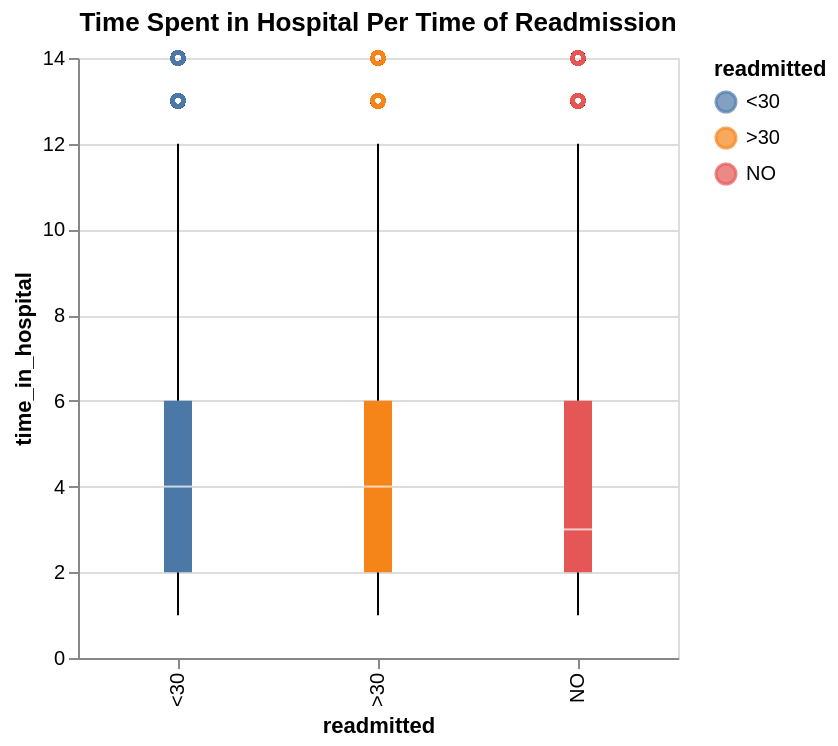

Here is the notebook cell this chart was saved with:
### Code cell
# Time in hospital vs. readmitted - boxplot
# Tells us that, graphically, patients spending less time in the hospital are more likely to not be readmitted. If they spend more time in the hospital, they are more likely to be readmitted (regardless of within 30 days or not)
plot1 = alt.Chart(preprocessed_df).mark_boxplot().encode(x = "readmitted", y = "time_in_hospital", color = "readmitted").properties(title = "Time Spent in Hospital Per Time of Readmission", width = 300, height = 300)
plot1

### Figure 1 — Vega specification as saved in the notebook (floating-point values rounded to 4 significant figures; data arrays with more than 128 entries replaced by an {"elided": "..."} marker saying what was removed)
{"$schema": "https://vega.github.io/schema/vega/v6.json", "data": [{"name": "source_0"}, {"name": "data_0"}, {"name": "data_1", "values": {"elided": "2252 records"}}, {"name": "data_2"}, {"name": "data_3", "values": [{"lower_box_time_in_hospital": 2.0, "lower_whisker_time_in_hospital": 1, "readmitted": "NO", "upper_whisker_time_in_hospital": 12}, {"lower_box_time_in_hospital": 2.0, "lower_whisker_time_in_hospital": 1, "readmitted": ">30", "upper_whisker_time_in_hospital": 12}, {"lower_box_time_in_hospital": 2.0, "lower_whisker_time_in_hospital": 1, "readmitted": "<30", "upper_whisker_time_in_hospital": 12}]}, {"name": "data_4", "values": [{"lower_whisker_time_in_hospital": 1, "readmitted": "NO", "upper_box_time_in_hospital": 6.0, "upper_whisker_time_in_hospital": 12}, {"lower_whisker_time_in_hospital": 1, "readmitted": ">30", "upper_box_time_in_hospital": 6.0, "upper_whisker_time_in_hospital": 12}, {"lower_whisker_time_in_hospital": 1, "readmitted": "<30", "upper_box_time_in_hospital": 6.0, "upper_whisker_time_in_hospital": 12}]}, {"name": "data_5"}, {"name": "data_6", "values": [{"lower_box_time_in_hospital": 2.0, "max_time_in_hospital": 14, "mid_box_time_in_hospital": 3, "min_time_in_hospital": 1, "readmitted": "NO", "upper_box_time_in_hospital": 6.0}, {"lower_box_time_in_hospital": 2.0, "max_time_in_hospital": 14, "mid_box_time_in_hospital": 4, "min_time_in_hospital": 1, "readmitted": ">30", "upper_box_time_in_hospital": 6.0}, {"lower_box_time_in_hospital": 2.0, "max_time_in_hospital": 14, "mid_box_time_in_hospital": 4, "min_time_in_hospital": 1, "readmitted": "<30", "upper_box_time_in_hospital": 6.0}]}, {"name": "data_7", "values": [{"lower_box_time_in_hospital": 2.0, "max_time_in_hospital": 14, "mid_box_time_in_hospital": 3, "min_time_in_hospital": 1, "readmitted": "NO", "upper_box_time_in_hospital": 6.0}, {"lower_box_time_in_hospital": 2.0, "max_time_in_hospital": 14, "mid_box_time_in_hospital": 4, "min_time_in_hospital": 1, "readmitted": ">30", "upper_box_time_in_hospital": 6.0}, {"lower_box_time_in_hospital": 2.0, "max_time_in_hospital": 14, "mid_box_time_in_hospital": 4, "min_time_in_hospital": 1, "readmitted": "<30", "upper_box_time_in_hospital": 6.0}]}, {"name": "data_1_x_domain_readmitted_0", "values": [{"readmitted": "NO"}, {"readmitted": ">30"}, {"readmitted": "<30"}]}, {"name": "data_3_x_domain_readmitted_1", "values": [{"readmitted": "NO"}, {"readmitted": ">30"}, {"readmitted": "<30"}]}, {"name": "data_4_x_domain_readmitted_2", "values": [{"readmitted": "NO"}, {"readmitted": ">30"}, {"readmitted": "<30"}]}, {"name": "data_6_x_domain_readmitted_3", "values": [{"readmitted": "NO"}, {"readmitted": ">30"}, {"readmitted": "<30"}]}, {"name": "data_7_x_domain_readmitted_4", "values": [{"readmitted": "NO"}, {"readmitted": ">30"}, {"readmitted": "<30"}]}, {"name": "data_1_color_domain_readmitted_0", "values": [{"readmitted": "NO"}, {"readmitted": ">30"}, {"readmitted": "<30"}]}, {"name": "data_6_color_domain_readmitted_1", "values": [{"readmitted": "NO"}, {"readmitted": ">30"}, {"readmitted": "<30"}]}, {"name": "data_7_color_domain_readmitted_2", "values": [{"readmitted": "NO"}, {"readmitted": ">30"}, {"readmitted": "<30"}]}], "marks": [{"type": "symbol", "name": "layer_0_layer_0_marks", "from": {"data": "data_1"}, "encode": {"update": {"y": {"field": "time_in_hospital", "scale": "y"}, "fill": {"value": "transparent"}, "stroke": {"field": "readmitted", "scale": "color"}, "opacity": {"value": 0.7}, "x": {"field": "readmitted", "scale": "x", "band": 0.5}}}, "style": ["point", "boxplot-outliers"]}, {"type": "rule", "name": "layer_0_layer_1_layer_0_marks", "from": {"data": "data_3"}, "encode": {"update": {"y2": {"field": "lower_box_time_in_hospital", "scale": "y"}, "x": {"field": "readmitted", "scale": "x", "band": 0.5}, "stroke": {"value": "black"}, "tooltip": {"signal": "{\"Upper Whisker of time_in_hospital\": format(datum[\"upper_whisker_time_in_hospital\"], \"\"), \"Lower Whisker of time_in_hospital\": format(datum[\"lower_whisker_time_in_hospital\"], \"\"), \"readmitted\": isValid(datum[\"readmitted\"]) ? datum[\"readmitted\"] : \"\"+datum[\"readmitted\"]}"}, "y": {"field": "lower_whisker_time_in_hospital", "scale": "y"}}}, "style": ["rule", "boxplot-rule"], "aria": false}, {"type": "rule", "name": "layer_0_layer_1_layer_1_marks", "from": {"data": "data_4"}, "encode": {"update": {"y2": {"field": "upper_whisker_time_in_hospital", "scale": "y"}, "x": {"field": "readmitted", "scale": "x", "band": 0.5}, "y": {"field": "upper_box_time_in_hospital", "scale": "y"}, "stroke": {"value": "black"}, "tooltip": {"signal": "{\"Upper Whisker of time_in_hospital\": format(datum[\"upper_whisker_time_in_hospital\"], \"\"), \"Lower Whisker of time_in_hospital\": format(datum[\"lower_whisker_time_in_hospital\"], \"\"), \"readmitted\": isValid(datum[\"readmitted\"]) ? datum[\"readmitted\"] : \"\"+datum[\"readmitted\"]}"}}}, "style": ["rule", "boxplot-rule"], "aria": false}, {"type": "rect", "name": "layer_1_layer_0_marks", "from": {"data": "data_6"}, "encode": {"update": {"width": {"value": 14}, "y2": {"field": "upper_box_time_in_hospital", "scale": "y"}, "fill": {"field": "readmitted", "scale": "color"}, "xc": {"field": "readmitted", "scale": "x", "band": 0.5}, "y": {"field": "lower_box_time_in_hospital", "scale": "y"}, "tooltip": {"signal": "{\"Max of time_in_hospital\": format(datum[\"max_time_in_hospital\"], \"\"), \"Q3 of time_in_hospital\": format(datum[\"upper_box_time_in_hospital\"], \"\"), \"Median of time_in_hospital\": format(datum[\"mid_box_time_in_hospital\"], \"\"), \"Q1 of time_in_hospital\": format(datum[\"lower_box_time_in_hospital\"], \"\"), \"Min of time_in_hospital\": format(datum[\"min_time_in_hospital\"], \"\"), \"readmitted\": isValid(datum[\"readmitted\"]) ? datum[\"readmitted\"] : \"\"+datum[\"readmitted\"]}"}}}, "style": ["bar", "boxplot-box"]}, {"type": "rect", "name": "layer_1_layer_1_marks", "from": {"data": "data_7"}, "encode": {"update": {"opacity": {"value": 0.7}, "xc": {"field": "readmitted", "scale": "x", "band": 0.5}, "yc": {"field": "mid_box_time_in_hospital", "scale": "y"}, "width": {"value": 14}, "fill": [{"field": "readmitted", "scale": "color", "test": "datum['lower_box_time_in_hospital'] >= datum['upper_box_time_in_hospital']"}, {"value": "white"}], "height": {"value": 1}, "tooltip": {"signal": "{\"Max of time_in_hospital\": format(datum[\"max_time_in_hospital\"], \"\"), \"Q3 of time_in_hospital\": format(datum[\"upper_box_time_in_hospital\"], \"\"), \"Median of time_in_hospital\": format(datum[\"mid_box_time_in_hospital\"], \"\"), \"Q1 of time_in_hospital\": format(datum[\"lower_box_time_in_hospital\"], \"\"), \"Min of time_in_hospital\": format(datum[\"min_time_in_hospital\"], \"\"), \"readmitted\": isValid(datum[\"readmitted\"]) ? datum[\"readmitted\"] : \"\"+datum[\"readmitted\"]}"}}}, "style": ["tick", "boxplot-median"], "aria": false}], "scales": [{"name": "x", "type": "band", "domain": {"fields": [{"data": "data_1_x_domain_readmitted_0", "field": "readmitted"}, {"data": "data_3_x_domain_readmitted_1", "field": "readmitted"}, {"data": "data_4_x_domain_readmitted_2", "field": "readmitted"}, {"data": "data_6_x_domain_readmitted_3", "field": "readmitted"}, {"data": "data_7_x_domain_readmitted_4", "field": "readmitted"}], "sort": true}, "range": [0, {"signal": "width"}], "paddingOuter": 0, "paddingInner": 0}, {"name": "y", "type": "linear", "domain": {"fields": [{"data": "data_1", "field": "time_in_hospital"}, {"data": "data_3", "field": "lower_whisker_time_in_hospital"}, {"data": "data_3", "field": "lower_box_time_in_hospital"}, {"data": "data_4", "field": "upper_box_time_in_hospital"}, {"data": "data_4", "field": "upper_whisker_time_in_hospital"}, {"data": "data_6", "field": "lower_box_time_in_hospital"}, {"data": "data_6", "field": "upper_box_time_in_hospital"}, {"data": "data_7", "field": "mid_box_time_in_hospital"}]}, "range": [{"signal": "height"}, 0], "zero": true, "nice": true}, {"name": "color", "type": "ordinal", "domain": {"fields": [{"data": "data_1_color_domain_readmitted_0", "field": "readmitted"}, {"data": "data_6_color_domain_readmitted_1", "field": "readmitted"}, {"data": "data_7_color_domain_readmitted_2", "field": "readmitted"}], "sort": true}, "range": "category"}], "axes": [{"scale": "y", "tickCount": {"signal": "ceil(height/40)"}, "orient": "left", "grid": true, "maxExtent": 0, "minExtent": 0, "labels": false, "ticks": false, "aria": false, "zindex": 0, "gridScale": "x", "domain": false}, {"scale": "x", "orient": "bottom", "title": "readmitted", "labelAlign": "right", "labelAngle": 270, "zindex": 0, "labelBaseline": "middle", "grid": false}, {"scale": "y", "grid": false, "labelOverlap": true, "orient": "left", "tickCount": {"signal": "ceil(height/40)"}, "title": "time_in_hospital", "zindex": 0}], "title": {"text": "Time Spent in Hospital Per Time of Readmission", "frame": "group"}, "height": 300, "style": "cell", "legends": [{"stroke": "color", "symbolType": "circle", "title": "readmitted", "encode": {"symbols": {"update": {"opacity": {"value": 0.7}}}}, "fill": "color"}], "background": "white", "padding": 5, "width": 300}
